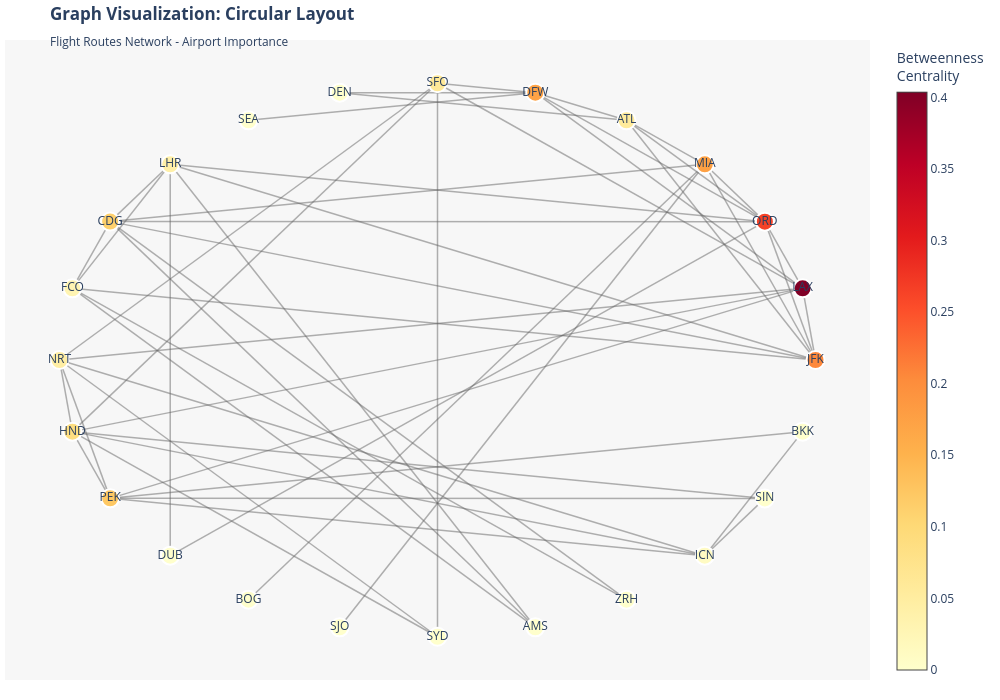

Source (notebook cell):
### Markdown cell above
### 5.2 Graph Visualization Layout 2: Circular Layout

### Code cell
# Graph Circular Layout Visualization
print("Creating Graph Visualization 2: Circular Layout...")

# Get positions
pos_circular = layout_positions['graph']['circular']

# Prepare edge traces
edge_x_circ = []
edge_y_circ = []

for edge in flight_graph.edges():
    x0, y0 = pos_circular[edge[0]]
    x1, y1 = pos_circular[edge[1]]
    edge_x_circ.extend([x0, x1, None])
    edge_y_circ.extend([y0, y1, None])

# Create edge trace
edge_trace_circ = go.Scatter(
    x=edge_x_circ, y=edge_y_circ,
    mode='lines',
    line=dict(width=1.5, color='rgba(100, 100, 100, 0.5)'),
    hoverinfo='none',
    showlegend=False
)

# Prepare node trace
node_x_circ = []
node_y_circ = []
node_text_circ = []
node_color_circ = []

# Use betweenness centrality for coloring
betweenness = nx.betweenness_centrality(flight_graph)

for node in flight_graph.nodes():
    x, y = pos_circular[node]
    node_x_circ.append(x)
    node_y_circ.append(y)
    node_text_circ.append(f"{node}<br>Importance: {betweenness[node]:.3f}")
    node_color_circ.append(betweenness[node])

# Create node trace
node_trace_circ = go.Scatter(
    x=node_x_circ, y=node_y_circ,
    mode='markers+text',
    text=[node.split('<br>')[0] for node in node_text_circ],
    textposition='middle center',
    hoverinfo='text',
    hovertext=node_text_circ,
    marker=dict(
        size=18,
        color=node_color_circ,
        colorscale='YlOrRd',
        showscale=True,
        colorbar=dict(title="Betweenness<br>Centrality"),
        line_width=2,
        line_color='white'
    )
)

# Create figure
fig_graph_circ = go.Figure(data=[edge_trace_circ, node_trace_circ])

fig_graph_circ.update_layout(
    title='<b>Graph Visualization: Circular Layout</b><br><sub>Flight Routes Network - Airport Importance</sub>',
    showlegend=False,
    hovermode='closest',
    margin=dict(b=20, l=5, r=5, t=40),
    xaxis=dict(showgrid=False, zeroline=False, showticklabels=False),
    yaxis=dict(showgrid=False, zeroline=False, showticklabels=False),
    height=700,
    width=1000,
    plot_bgcolor='rgba(240, 240, 240, 0.5)'
)

fig_graph_circ.show()
print("✓ Graph Circular Layout visualization created!")

### Figure 1 — Plotly figure (JSON) as saved in the notebook; plotly's stock layout.template omitted (floating-point values rounded to 4 significant figures; data arrays with more than 128 entries replaced by an {"elided": "..."} marker saying what was removed)
{"data": [{"hoverinfo": "none", "line": {"color": "rgba(100, 100, 100, 0.5)", "width": 1.5}, "mode": "lines", "showlegend": false, "type": "scatter", "x": {"elided": "159 float values"}, "y": {"elided": "159 float values"}}, {"hoverinfo": "text", "hovertext": ["JFK<br>Importance: 0.206", "LAX<br>Importance: 0.404", "ORD<br>Importance: 0.264", "MIA<br>Importance: 0.175", "ATL<br>Importance: 0.056", "DFW<br>Importance: 0.171", "SFO<br>Importance: 0.060", "DEN<br>Importance: 0.000", "SEA<br>Importance: 0.000", "LHR<br>Importance: 0.042", "CDG<br>Importance: 0.113", "FCO<br>Importance: 0.030", "NRT<br>Importance: 0.046", "HND<br>Importance: 0.089", "PEK<br>Importance: 0.123", "DUB<br>Importance: 0.000", "BOG<br>Importance: 0.000", "SJO<br>Importance: 0.000", "SYD<br>Importance: 0.000", "AMS<br>Importance: 0.000", "ZRH<br>Importance: 0.000", "ICN<br>Importance: 0.011", "SIN<br>Importance: 0.000", "BKK<br>Importance: 0.000"], "marker": {"color": [0.206, 0.4036, 0.264, 0.1752, 0.05596, 0.1714, 0.06005, 0, 0, 0.04183, 0.1128, 0.02969, 0.04629, 0.0894, 0.1235, 0, 0, 0, 0, 0, 0, 0.0108, 0, 0], "colorbar": {"title": {"text": "Betweenness<br>Centrality"}}, "colorscale": [[0, "rgb(255,255,204)"], [0.125, "rgb(255,237,160)"], [0.25, "rgb(254,217,118)"], [0.375, "rgb(254,178,76)"], [0.5, "rgb(253,141,60)"], [0.625, "rgb(252,78,42)"], [0.75, "rgb(227,26,28)"], [0.875, "rgb(189,0,38)"], [1, "rgb(128,0,38)"]], "line": {"color": "white", "width": 2}, "showscale": true, "size": 18}, "mode": "markers+text", "text": ["JFK", "LAX", "ORD", "MIA", "ATL", "DFW", "SFO", "DEN", "SEA", "LHR", "CDG", "FCO", "NRT", "HND", "PEK", "DUB", "BOG", "SJO", "SYD", "AMS", "ZRH", "ICN", "SIN", "BKK"], "textposition": "middle center", "type": "scatter", "x": [1, 0.9659, 0.866, 0.7071, 0.5, 0.2588, -3.121e-08, -0.2588, -0.5, -0.7071, -0.866, -0.9659, -1.0, -0.9659, -0.866, -0.7071, -0.5, -0.2588, 2.443e-08, 0.2588, 0.5, 0.7071, 0.866, 0.9659], "y": [1.159e-09, 0.2588, 0.5, 0.7071, 0.866, 0.9659, 1.0, 0.9659, 0.866, 0.7071, 0.5, 0.2588, -8.626e-08, -0.2588, -0.5, -0.7071, -0.866, -0.9659, -1.0, -0.9659, -0.866, -0.7071, -0.5, -0.2588]}], "layout": {"height": 700, "hovermode": "closest", "margin": {"b": 20, "l": 5, "r": 5, "t": 40}, "plot_bgcolor": "rgba(240, 240, 240, 0.5)", "showlegend": false, "title": {"text": "<b>Graph Visualization: Circular Layout</b><br><sub>Flight Routes Network - Airport Importance</sub>"}, "width": 1000, "xaxis": {"showgrid": false, "showticklabels": false, "zeroline": false}, "yaxis": {"showgrid": false, "showticklabels": false, "zeroline": false}}}
